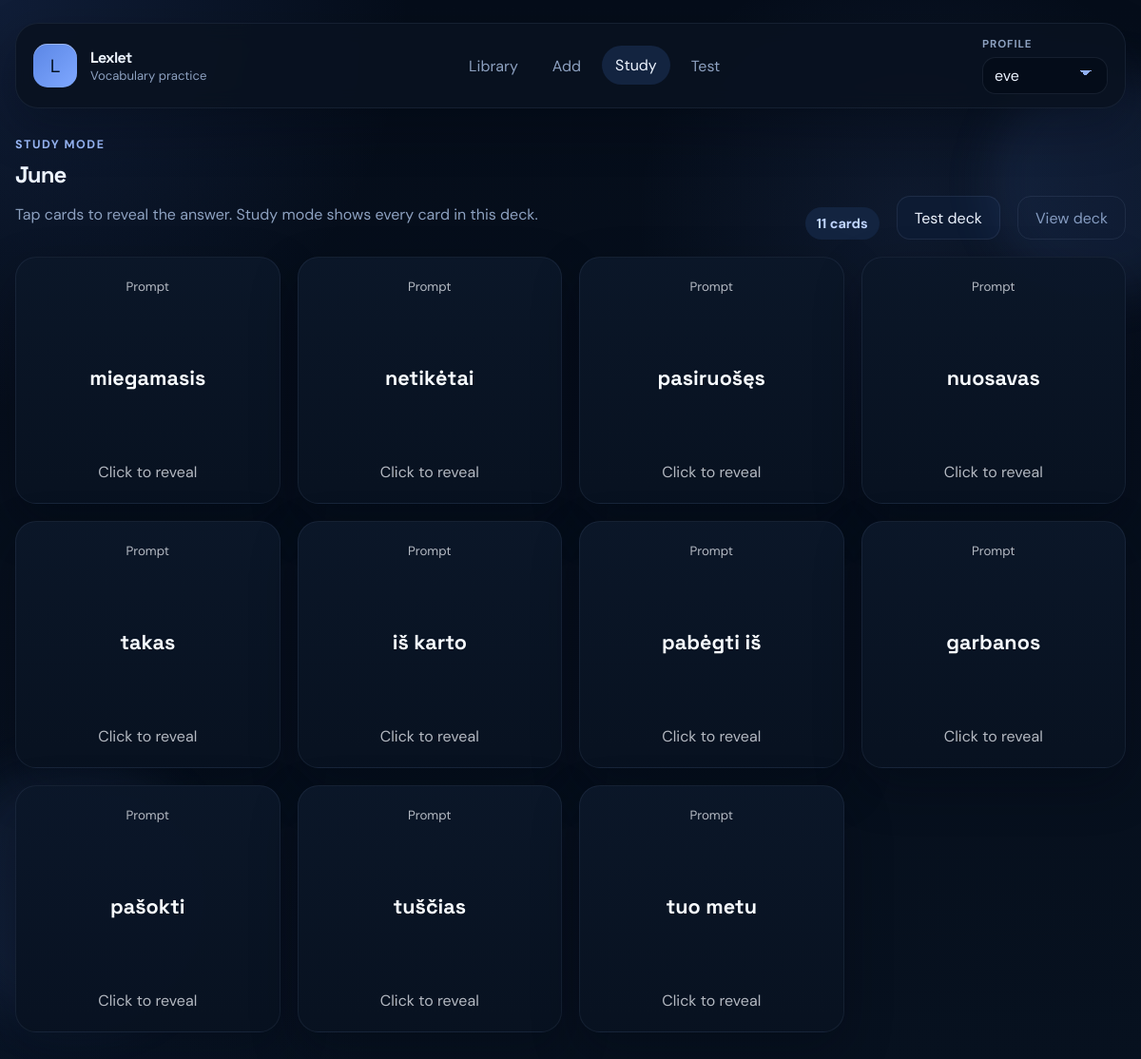
The page /study?deck_id=19 on the database its author committed.
### tables this page shows
CREATE TABLE decks (
            id INTEGER PRIMARY KEY AUTOINCREMENT,
            name TEXT NOT NULL UNIQUE
        , profile_id INTEGER);

CREATE TABLE cards (
            id INTEGER PRIMARY KEY AUTOINCREMENT,
            term TEXT NOT NULL,
            definition TEXT NOT NULL
        , deck_id INTEGER);

### app.py (the view)
@app.route("/study")
def study():
    conn = get_db()
    active_profile_id = get_active_profile_id(conn)
    decks = get_all_decks(conn, active_profile_id)
    selected_deck_id = request.args.get("deck_id", type=int)
    selected_deck = get_deck(conn, selected_deck_id, active_profile_id) if selected_deck_id else None
    cards = []
    if selected_deck:
        cards = conn.execute("SELECT * FROM cards WHERE deck_id = ?", (selected_deck_id,)).fetchall()
    conn.close()
    cards = list(cards)
    random.shuffle(cards)
    return render_template(
        "study.html",
        cards=cards,
        decks=decks,
        selected_deck=selected_deck,
    )

### app.py (called while the page is built)
def get_db():
    conn = sqlite3.connect(DB_NAME)
    conn.row_factory = sqlite3.Row
    return conn

def get_profiles(conn):
    return conn.execute("SELECT id, name FROM profiles ORDER BY name COLLATE NOCASE").fetchall()

def get_active_profile_id(conn):
    stored_profile_id = session.get("active_profile_id")
    if stored_profile_id:
        existing = conn.execute("SELECT id FROM profiles WHERE id = ?", (stored_profile_id,)).fetchone()
        if existing:
            return stored_profile_id
    eve = conn.execute("SELECT id FROM profiles WHERE lower(name) = 'eve'").fetchone()
    if eve:
        session["active_profile_id"] = eve["id"]
        return eve["id"]
    first_profile = conn.execute("SELECT id FROM profiles ORDER BY id LIMIT 1").fetchone()
    if first_profile:
        session["active_profile_id"] = first_profile["id"]
        return first_profile["id"]
    return None

def get_all_decks(conn, profile_id):
    return conn.execute("""
        SELECT d.id, d.name, COUNT(c.id) AS card_count
        FROM decks d
        LEFT JOIN cards c ON c.deck_id = d.id
        WHERE d.profile_id = ?
        GROUP BY d.id, d.name
        ORDER BY d.name COLLATE NOCASE
    """, (profile_id,)).fetchall()

def get_deck(conn, deck_id, profile_id):
    return conn.execute("""
        SELECT d.id, d.name, COUNT(c.id) AS card_count
        FROM decks d
        LEFT JOIN cards c ON c.deck_id = d.id
        WHERE d.id = ? AND d.profile_id = ?
        GROUP BY d.id, d.name
    """, (deck_id, profile_id)).fetchone()

@app.context_processor
def inject_profile_state():
    conn = get_db()
    profiles = get_profiles(conn)
    active_profile_id = get_active_profile_id(conn)
    active_profile = conn.execute(
        "SELECT id, name FROM profiles WHERE id = ?",
        (active_profile_id,),
    ).fetchone()
    conn.close()
    return {"profiles": profiles, "active_profile": active_profile}

### templates/study.html (shortened to what this page needs)
{% extends "base.html" %}
{% block content %}
{% if not selected_deck %}
<section class="section-header">
    <div>
        <p class="eyebrow">Study mode</p>
        <h1>Choose a deck before you study.</h1>
        <p class="section-copy">Pick one vocabulary set so your session stays focused on a single topic.</p>
    </div>
    <a class="button button-ghost" href="{{ url_for('index') }}">Back to library</a>
</section>
{% if decks %}
<section class="deck-grid">
    {% for deck in decks %}
    <article class="deck-card">
        <div class="card-meta">
            <span class="chip">Deck</span>
            <span class="deck-count">{{ deck.card_count }} {{ "card" if deck.card_count == 1 else "cards" }}</span>
        </div>
        <h3>{{ deck.name }}</h3>
        <p>Open this set in study mode and flip through only the vocabulary that belongs to it.</p>
        <div class="deck-actions">
            <a class="button button-primary" href="{{ url_for('study', deck_id=deck.id) }}">Study deck</a>
            <a class="button button-secondary" href="{{ url_for('deck_detail', deck_id=deck.id) }}">View deck</a>
        </div>
    </article>
    {% endfor %}
</section>
{% else %}
<section class="empty-state">
    <p class="eyebrow">Nothing to study</p>
    <h2>No decks yet.</h2>
    <p>Create a deck first, then add cards to start a study session.</p>
    <a class="button button-primary" href="{{ url_for('add_card') }}">Add cards</a>
</section>
{% endif %}
{% else %}
<section class="section-header">
    <div>
        <p class="eyebrow">Study mode</p>
        <h1>{{ selected_deck.name }}</h1>
        <p class="section-copy">Tap cards to reveal the answer. Study mode shows every card in this deck.</p>
    </div>
    <div class="study-actions">
        <div class="study-badge">{{ cards|length }} {{ "card" if cards|length == 1 else "cards" }}</div>
        <a class="button button-secondary" href="{{ url_for('test', deck_id=selected_deck.id) }}">Test deck</a>
        <a class="button button-ghost" href="{{ url_for('deck_detail', deck_id=selected_deck.id) }}">View deck</a>
    </div>
</section>
{% if cards %}
<section class="study-grid">
    {% for card in cards %}
    <button class="study-card" type="button" aria-label="Flip flashcard">
        <span class="study-card-inner">
            <span class="study-face study-front">
                <small>Prompt</small>
                <strong>{{ card.definition }}</strong>
                <em>Click to reveal</em>
            </span>
            <span class="study-face study-back">
                <small>Answer</small>
                <strong>{{ card.term }}</strong>
                <em>Click to hide</em>
            </span>
        </span>
    </button>
    {% endfor %}
</section>
{% endif %}
{% endif %}
{% endblock %}

### static/style.css (style rules this page uses)
:root { --bg: #050d1a; --bg-deep: #091224; --surface: rgba(10, 20, 37, 0.9); --surface-strong: #0d1b33; --surface-muted: #132440; --text: #edf4ff; --text-soft: #8da1c0; --line: rgba(173, 196, 230, 0.1); --primary: #729cff; --primary-deep: #9ebeff; --accent: #bfd4ff; --good: #67d5a3; --bad: #ff8b94; --shadow: 0 20px 50px rgba(2, 7, 16, 0.3); --radius-xl: 28px; --radius-lg: 22px; --radius-md: 16px; }
* { box-sizing: border-box; }
html { scroll-behavior: smooth; }
body { margin: 0; min-height: 100vh; font-family: "DM Sans", sans-serif; color: var(--text); background: radial-gradient(circle at top left, rgba(67, 105, 190, 0.18), transparent 26%), radial-gradient(circle at 80% 20%, rgba(93, 130, 216, 0.1), transparent 22%), radial-gradient(circle at bottom left, rgba(20, 42, 82, 0.14), transparent 24%), linear-gradient(180deg, var(--bg) 0%, #07111f 100%); -webkit-text-size-adjust: 100%; }
a { color: inherit; text-decoration: none; }
button, input, textarea, select { font: inherit; }
button { border: 0; cursor: pointer; }
.topbar, .hero, .hero-panel, .card-item, .selection-panel, .form-panel, .info-panel, .empty-state, .prompt-card, .result-banner, .study-card, .test-shell { position: relative; z-index: 1; }
.brand strong, h1, h2, h3 { font-family: "Space Grotesk", sans-serif; letter-spacing: -0.04em; }
.hero, .split-layout, .section-header, .test-header { display: grid; gap: 24px; }
.hero-copy, .section-copy, .info-panel p, .empty-state p, .card-item p, .prompt-card h2, .result-banner p { color: var(--text-soft); }
.eyebrow, .prompt-label { margin: 0; font-size: 0.78rem; font-weight: 700; letter-spacing: 0.12em; text-transform: uppercase; color: var(--primary-deep); }
.button, .icon-button { display: inline-flex; align-items: center; justify-content: center; min-height: 46px; padding: 0 18px; border-radius: 14px; transition: transform 0.2s ease, box-shadow 0.2s ease, background 0.2s ease; }
.button-secondary { background: var(--surface-strong); color: var(--text); border: 1px solid var(--line); }
.button-ghost, .icon-button { background: transparent; color: var(--text-soft); border: 1px solid var(--line); }
.section-header { grid-template-columns: 1fr auto; align-items: end; margin-bottom: 18px; }
.section-header h2, .section-header h1 { margin: 8px 0 0; }
.card-grid, .deck-grid, .study-grid { display: grid; gap: 18px; }
.selection-header, .study-actions { display: flex; align-items: flex-end; justify-content: space-between; gap: 18px; }
.selection-actions, .study-actions { flex-wrap: wrap; }
.chip, .study-badge, .info-chip { display: inline-flex; align-items: center; width: fit-content; padding: 8px 12px; border-radius: 999px; background: var(--surface-muted); color: var(--accent); font-size: 0.9rem; font-weight: 700; }
.study-grid { grid-template-columns: repeat(auto-fit, minmax(240px, 1fr)); perspective: 1200px; }
.study-card { min-height: 260px; padding: 0; background: transparent; border-radius: var(--radius-lg); perspective: 1200px; }
.study-card-inner { position: relative; display: block; width: 100%; min-height: 260px; transform-style: preserve-3d; transition: transform 0.6s ease; }
.study-face { position: absolute; inset: 0; display: flex; flex-direction: column; justify-content: space-between; gap: 16px; padding: 22px; border-radius: var(--radius-lg); backface-visibility: hidden; box-shadow: var(--shadow); }
.study-front { background: linear-gradient(180deg, rgba(11, 23, 41, 0.98), rgba(8, 18, 33, 0.98)); border: 1px solid rgba(180, 203, 255, 0.08); color: #f6f9ff; }
.study-front strong { color: #f7fbff; text-shadow: 0 1px 0 rgba(0, 0, 0, 0.18); }
.study-back { background: linear-gradient(160deg, rgba(71, 112, 206, 0.94), rgba(31, 60, 122, 0.97)); color: #eef5ff; transform: rotateY(180deg); }
.study-face small, .study-face em { font-style: normal; color: inherit; opacity: 0.72; }
.study-face strong { font-family: "Space Grotesk", sans-serif; font-size: 1.35rem; line-height: 1.15; }

### rows shown on the page
decks: name "June"
cards: definition "miegamasis", term "la alcoba"
cards: definition "netikėtai", term "de repente"
cards: definition "pasiruošęs", term "dispuesto"
cards: definition "nuosavas", term "propio"
cards: definition "takas", term "la senda"
cards: definition "iš karto", term "en seguida"
cards: definition "pabėgti iš", term "huir de"
cards: definition "garbanos", term "los rizos"
cards: definition "pašokti", term "dar un salto"
cards: definition "tuščias", term "vacío"
cards: definition "tuo metu", term "mientras"

### other values the page prints
{{ cards|length }} "11"
{{ "card" if cards|length == 1 else "cards" }} "cards"
form field profile_id "eve"
